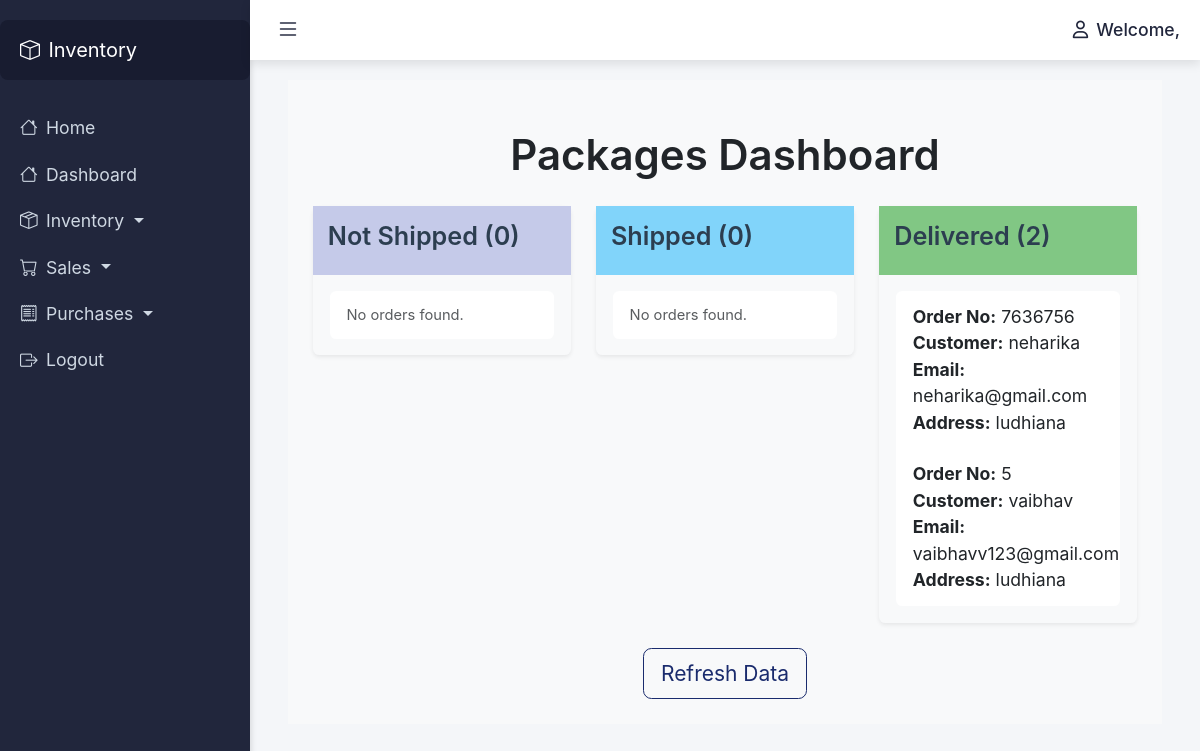
Page /packages/ on the committed database.
### dashboard/models.py (models this page shows, shortened)
class SalesOrder(models.Model):
    ORDER_STATUS_CHOICES = [
        ('draft', 'Draft'),
        ('pending', 'Pending'),
        ('shipped', 'Shipped'),
        ('delivered', 'Delivered'),
        ('canceled', 'Canceled'),
    ]
    SHIPMENT_STATUS_CHOICES = [
        ('not_shipped', 'Not Shipped'),
        ('in_transit', 'In Transit'),
        ('delivered', 'Delivered'),
    ]
    customer = models.ForeignKey(Customer, on_delete=models.CASCADE)
    sales_order_no = models.CharField(max_length=20)
    reference_no = models.CharField(max_length=20)
    order_status = models.CharField(max_length=20, choices=ORDER_STATUS_CHOICES)
    shipment_status = models.CharField(max_length=20, choices=SHIPMENT_STATUS_CHOICES)
    total_amount = models.DecimalField(max_digits=10, decimal_places=2)
    amount_received = models.DecimalField(max_digits=10, decimal_places=2, default=0.00)

class Customer(models.Model):
    name = models.CharField(max_length=100)
    company_name = models.CharField(max_length=100)
    email = models.EmailField()
    work_phone = models.CharField(max_length=15)
    receivables = models.DecimalField(max_digits=10, decimal_places=2)
    unused_credits = models.DecimalField(max_digits=10, decimal_places=2)
    address = models.TextField()

### dashboard/views.py (the view)
# urls.py: path('packages/', packages_view, name='packages'),
def packages_view(request):
    not_shipped_orders = SalesOrder.objects.filter(shipment_status='not_shipped')
    shipped_orders = SalesOrder.objects.filter(shipment_status='in_transit')
    delivered_orders = SalesOrder.objects.filter(shipment_status='delivered')
    context = {
        'not_shipped_orders': not_shipped_orders,
        'shipped_orders': shipped_orders,
        'delivered_orders': delivered_orders,
        'not_shipped_count': not_shipped_orders.count(),
        'shipped_count': shipped_orders.count(),
        'delivered_count': delivered_orders.count(),
    }
    return render(request, 'packages.html', context)

### dashboard/templates/packages.html
{% extends 'base.html' %}
{% block content %}
<div class="container-fluid p-4" style="background-color: #f8f9fa;">
    <h1 class="my-4 text-center text-dark">Packages Dashboard</h1>
    <div class="row mb-4">
        <div class="col-md-4">
            <div class="kanban-column shadow-sm rounded bg-light" style="background-color: #e8eaf6;">
                <div class="kanban-header" style="background-color: #c5cae9; color: #2c3e50; padding: 15px;">
                    <h4>Not Shipped ({{ not_shipped_count }})</h4>
                </div>
                <div class="kanban-cards p-3">
                    <ul class="list-group">
                        {% for order in not_shipped_orders %}
                            <li class="list-group-item" style="background-color: #ffffff;">
                                <strong>Order No:</strong> {{ order.sales_order_no }}<br>
                                <strong>Amount:</strong> {{ order.total_amount }}<br>
                            </li>
                        {% empty %}
                            <li class="list-group-item text-muted">No orders found.</li>
                        {% endfor %}
                    </ul>
                </div>
            </div>
        </div>
        <div class="col-md-4">
            <div class="kanban-column shadow-sm rounded bg-light" style="background-color: #e1f5fe;">
                <div class="kanban-header" style="background-color: #81d4fa; color: #2c3e50; padding: 15px;">
                    <h4>Shipped ({{ shipped_count }})</h4>
                </div>
                <div class="kanban-cards p-3">
                    <ul class="list-group">
                        {% for order in shipped_orders %}
                            <li class="list-group-item" style="background-color: #ffffff;">
                                <strong>Order No:</strong> {{ order.sales_order_no }}<br>
                                <strong>Customer:</strong> {{ order.customer.name }}<br>
                                <strong>Email:</strong> {{ order.customer.email }}
                            </li>
                        {% empty %}
                            <li class="list-group-item text-muted">No orders found.</li>
                        {% endfor %}
                    </ul>
                </div>
            </div>
        </div>
        <div class="col-md-4">
            <div class="kanban-column shadow-sm rounded bg-light" style="background-color: #e8f5e9;">
                <div class="kanban-header" style="background-color: #81c784; color: #2c3e50; padding: 15px;">
                    <h4>Delivered ({{ delivered_count }})</h4>
                </div>
                <div class="kanban-cards p-3">
                    <ul class="list-group">
                        {% for order in delivered_orders %}
                            <li class="list-group-item" style="background-color: #ffffff;">
                                <strong>Order No:</strong> {{ order.sales_order_no }}<br>
                                <strong>Customer:</strong> {{ order.customer.name }}<br>
                                <strong>Email:</strong> {{ order.customer.email }}<br>
                                <strong>Address:</strong> {{ order.customer.address }}
                            </li>
                        {% empty %}
                            <li class="list-group-item text-muted">No orders found.</li>
                        {% endfor %}
                    </ul>
                </div>
            </div>
        </div>
    </div>
    <div class="text-center mt-4">
        <a href="{% url 'packages' %}" class="btn btn-outline-primary btn-lg">Refresh Data</a>
    </div>
</div>
{% endblock %}

### dashboard/templates/base.html (style rules this page uses)
body, html { height: 100%; margin: 0; font-family: Arial, sans-serif; background-color: #f4f6f9; font-size: 1.05rem; }
body { font-family: 'Inter', sans-serif; }
h1, h2, h3, h4, h5, h6 { font-weight: 600; }
.text-muted, .card-text, .small { font-size: 0.875rem; }
:root { --bs-primary: #1a2b6d; }
.btn-outline-primary { color: var(--bs-primary) !important; border-color: var(--bs-primary) !important; }
:root { --bs-primary: #1a2b6d; --bs-accent: #4e73df; --bs-light: #f8f9fc; --bs-dark: #343a40; }
body { font-family: 'Inter', sans-serif; background-color: #f0f2f5; }
.btn-outline-primary { border-color: var(--bs-primary); color: var(--bs-primary); transition: all 0.3s; }
.list-group-item { border: none; padding: 0.75rem 1rem; }
.bg-light { background-color: #f8f9fa !important; }

### rows in the picture
SalesOrder: sales_order_no "7636756", customer.name "neharika", customer.email "neharika@gmail.com", customer.address "ludhiana"
SalesOrder: sales_order_no "5", customer.name "vaibhav", customer.email "vaibhavv123@gmail.com", customer.address "ludhiana"

### other values in the picture
{{ not_shipped_count }} "0"
{{ shipped_count }} "0"
{{ delivered_count }} "2"
